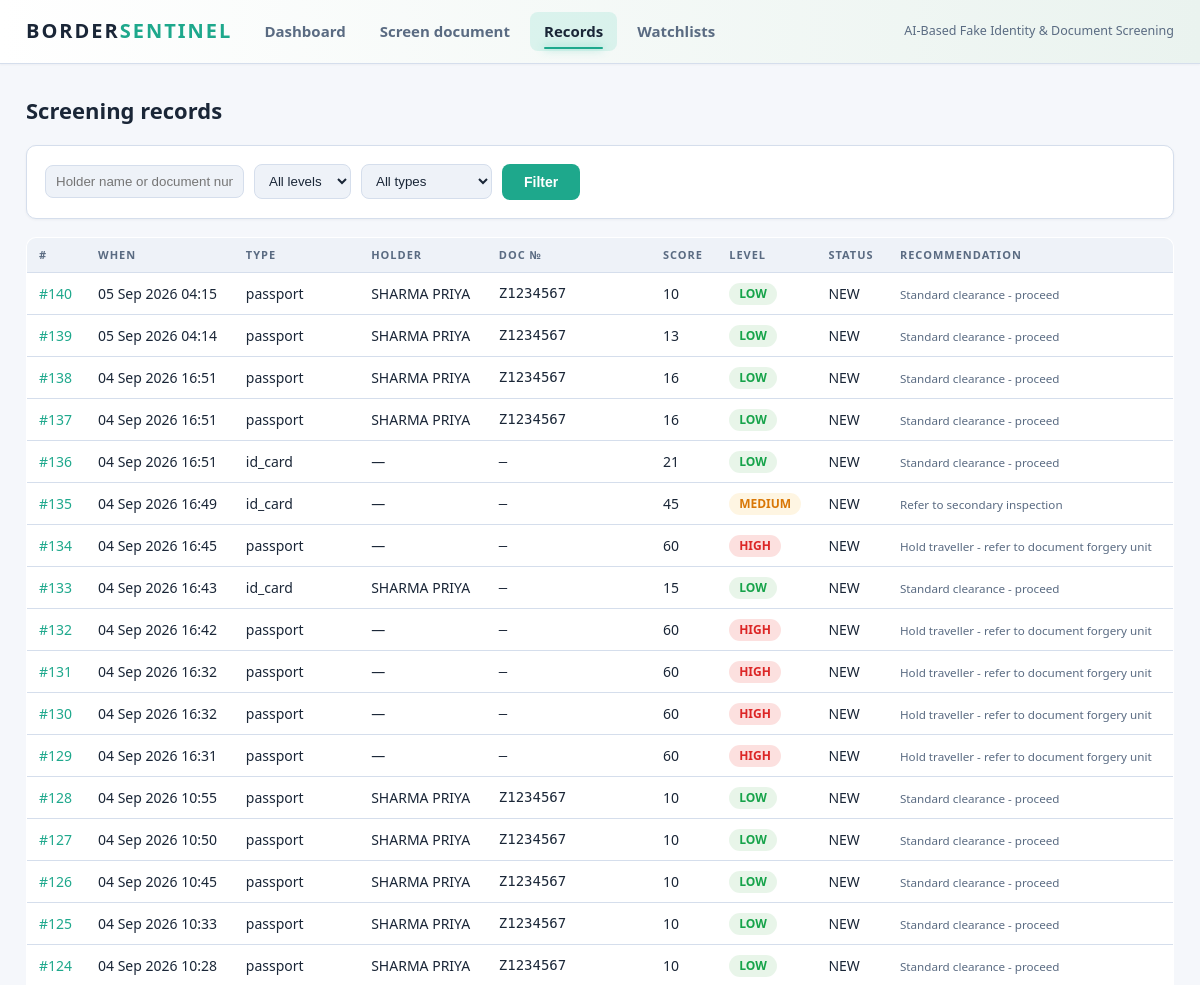
Page /records/ (upper part) on the earlier database version.
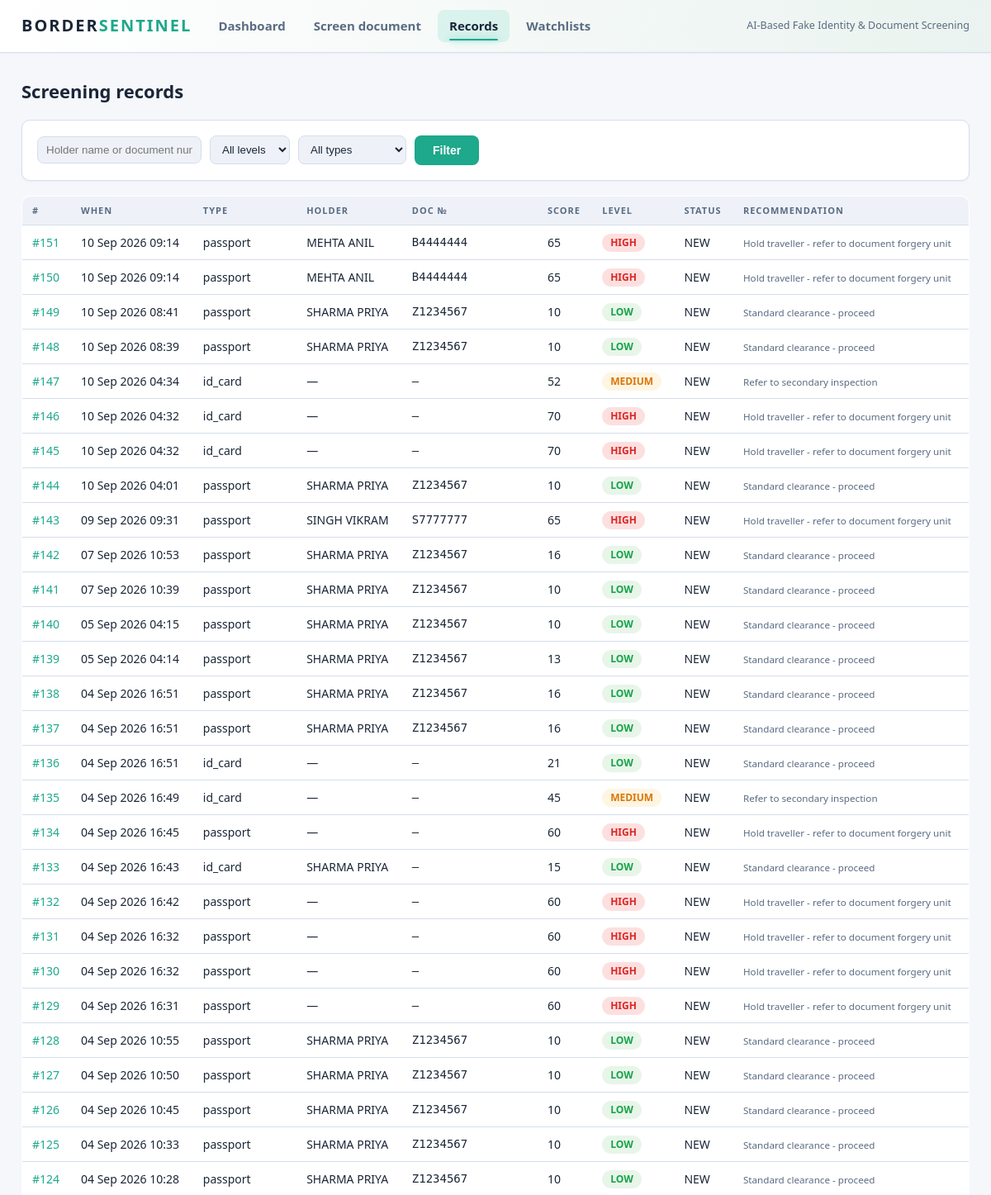
Same page on the later database version.
### screening/models.py (models this page shows, shortened)
class ScreeningRecord(models.Model):
    DOC_TYPES = [
        ("passport", "Passport"),
        ("visa", "Visa"),
        ("id_card", "National ID"),
        ("driving_license", "Driving Licence"),
        ("permit", "Permit"),
    ]
    LEVELS = [("LOW", "LOW"), ("MEDIUM", "MEDIUM"), ("HIGH", "HIGH")]
    STATUSES = [
        ("NEW", "New"), ("REVIEWED", "Reviewed"),
        ("CLEARED", "Cleared"), ("FLAGGED", "Flagged"),
    ]
    created_at = models.DateTimeField(auto_now_add=True)
    doc_type = models.CharField(max_length=30, choices=DOC_TYPES)
    original = models.FileField(upload_to="documents/")
    live_photo = models.FileField(upload_to="live/", null=True, blank=True)
    holder_name = models.CharField(max_length=160, blank=True, default="")
    doc_number = models.CharField(max_length=30, blank=True, default="", db_index=True)
    risk_score = models.IntegerField(default=0)
    risk_level = models.CharField(max_length=8, choices=LEVELS, default="LOW")
    recommendation = models.CharField(max_length=120, blank=True, default="")
    status = models.CharField(max_length=10, choices=STATUSES, default="NEW")
    review_note = models.TextField(blank=True, default="")
    ocr_confidence = models.FloatField(null=True, blank=True)
    processing_ms = models.IntegerField(default=0)
    fields_json = models.JSONField(default=dict, blank=True)
    checks_json = models.JSONField(default=list, blank=True)
    tamper_json = models.JSONField(default=dict, blank=True)
    face_json = models.JSONField(default=dict, blank=True)
    scoring_json = models.JSONField(default=dict, blank=True)
    annotated = models.CharField(max_length=255, blank=True, default="")
    integrity_hash = models.CharField(max_length=64, blank=True, default="")
    class Meta:
        ordering = ["-created_at"]

### screening/views.py (the view)
# urls.py: path("records/", views.records_list, name="records"),
def records_list(request):
    qs = ScreeningRecord.objects.all()
    q = request.GET.get("q", "").strip()
    level = request.GET.get("level", "").strip()
    dtype = request.GET.get("type", "").strip()
    if q:
        qs = qs.filter(Q(holder_name__icontains=q) | Q(doc_number__icontains=q))
    if level:
        qs = qs.filter(risk_level=level)
    if dtype:
        qs = qs.filter(doc_type=dtype)
    return render(request, "screening/records.html", {
        "records": qs[:100], "q": q, "level": level, "dtype": dtype,
        "doc_types": DOC_TYPES, "levels": ["LOW", "MEDIUM", "HIGH"],
    })

### screening/templates/screening/records.html (shortened to what this page needs)
{% extends "screening/base.html" %}
{% block content %}
<h1>Screening records</h1>
<form method="get" class="panel" style="display:flex;gap:10px;align-items:center;flex-wrap:wrap">
  <input name="q" value="{{ q }}" placeholder="Holder name or document number">
  <select name="level">
    <option value="">All levels</option>
  </select>
  <select name="type">
    <option value="">All types</option>
  </select>
  <button>Filter</button>
</form>
<table>
  <tr><th>#</th><th>When</th><th>Type</th><th>Holder</th><th>Doc №</th><th>Score</th><th>Level</th><th>Status</th><th>Recommendation</th></tr>
  {% for r in records %}
  <tr>
    <td><a href="{% url 'screening:record' r.pk %}">#{{ r.pk }}</a></td>
    <td>{{ r.created_at|date:"d M Y H:i" }}</td>
    <td>{{ r.doc_type }}</td>
    <td>{{ r.holder_name|default:"—" }}</td>
    <td class="mono">{{ r.doc_number|default:"—" }}</td>
    <td>{{ r.risk_score }}</td>
    <td><span class="badge {{ r.risk_level }}">{{ r.risk_level }}</span></td>
    <td>{{ r.status }}</td>
    <td><small class="muted">{{ r.recommendation }}</small></td>
  </tr>
  {% empty %}<tr><td colspan="9"><small class="muted">Nothing matches the filter.</small></td></tr>{% endfor %}
</table>
{% endblock %}

### screening/templates/screening/base.html (shortened to what this page needs)
{% load static %}<!doctype html>
<html lang="en">
<head>
<link rel="stylesheet" href="{% static 'screening/main.css' %}?v=light2">
</head>
<body>
<header class="top">
  <div class="logo">BORDER<span>SENTINEL</span></div>
  <nav class="main">
    {% with url_name=request.resolver_match.url_name %}
    <a href="{% url 'screening:dashboard' %}" class="{% if url_name == 'dashboard' %}active{% endif %}">Dashboard</a>
    <a href="{% url 'screening:upload' %}" class="{% if url_name == 'upload' %}active{% endif %}">Screen document</a>
    <a href="{% url 'screening:records' %}" class="{% if url_name == 'records' or url_name == 'record' %}active{% endif %}">Records</a>
    <a href="{% url 'screening:watchlist' %}" class="{% if url_name == 'watchlist' %}active{% endif %}">Watchlists</a>
    {% endwith %}
  </nav>
  <small style="margin-left:auto;color:var(--muted)">AI-Based Fake Identity &amp; Document Screening</small>
</header>
<main>
{% block content %}{% endblock %}
</main>
</body>
</html>

### screening/static/screening/main.css (style rules this page uses)
:root { --bg: #f5f7fb; --panel: #ffffff; --panel2: #eef2f8; --line: #d5deec; --text: #1a2637; --muted: #5a6b82; --accent: #1ea88c; --warn: #d97706; --high: #dc2626; --ok: #16a34a; }
* { box-sizing: border-box; }
body { margin: 0; background: var(--bg); color: var(--text); font: 15px/1.5 "Segoe UI", system-ui, sans-serif; }
a { color: var(--accent); text-decoration: none; }
header.top { display: flex; align-items: center; gap: 18px; background: linear-gradient(90deg, #ffffff, #eaf3ef); border-bottom: 1px solid var(--line); padding: 12px 26px; box-shadow: 0 1px 2px rgba(15, 30, 60, 0.04); }
header.top .logo { font-size: 20px; font-weight: 700; letter-spacing: 2px; }
header.top .logo span { color: var(--accent); }
nav.main { display: flex; gap: 6px; }
nav.main a { position: relative; color: var(--muted); font-weight: 600; padding: 8px 14px; border-radius: 8px; transition: color .18s ease, background .18s ease; }
nav.main a.active { color: var(--text); background: rgba(55, 200, 171, 0.14); }
nav.main a.active::after { content: ""; position: absolute; left: 14px; right: 14px; bottom: 2px; height: 2px; border-radius: 2px; background: var(--accent); box-shadow: 0 0 8px rgba(55, 200, 171, 0.7); }
main { padding: 24px 26px 60px; max-width: 1280px; margin: 0 auto; }
h1 { font-size: 22px; margin: 6px 0 18px; }
table { width: 100%; border-collapse: collapse; background: var(--panel); border: 1px solid var(--line); border-radius: 10px; overflow: hidden; }
th, td { padding: 9px 12px; text-align: left; border-bottom: 1px solid var(--line); font-size: 14px; }
th { color: var(--muted); text-transform: uppercase; font-size: 11px; letter-spacing: 1px; background: var(--panel2); }
.badge { display: inline-block; padding: 2px 10px; border-radius: 20px; font-size: 12px; font-weight: 700; }
.badge.LOW { background: rgba(102,187,106,.15); color: var(--ok); }
.badge.MEDIUM { background: rgba(245,184,61,.15); color: var(--warn); }
.badge.HIGH { background: rgba(239,83,80,.18); color: var(--high); }
.panel { background: var(--panel); border: 1px solid var(--line); border-radius: 10px; padding: 18px; margin-bottom: 18px; box-shadow: 0 1px 3px rgba(15, 30, 60, 0.05); }
input, select, textarea { background: var(--panel2); color: var(--text); border: 1px solid var(--line); border-radius: 8px; padding: 8px 10px; }
button, .btn { background: var(--accent); color: #ffffff; border: none; border-radius: 8px; padding: 10px 22px; font-weight: 700; cursor: pointer; font-size: 14px; }
.mono { font-family: ui-monospace, "DejaVu Sans Mono", monospace; }
small.muted { color: var(--muted); }

Differences in the rows shown:
added ScreeningRecord: pk "151", created_at "10 Sep 2026 09:14", doc_type "passport", holder_name "MEHTA ANIL", doc_number "B4444444", risk_score "65", risk_level "HIGH", status "NEW", recommendation "Hold traveller - refer to document forgery unit"
added ScreeningRecord: pk "150", created_at "10 Sep 2026 09:14", doc_type "passport", holder_name "MEHTA ANIL", doc_number "B4444444", risk_score "65", risk_level "HIGH", status "NEW", recommendation "Hold traveller - refer to document forgery unit"
added ScreeningRecord: pk "149", created_at "10 Sep 2026 08:41", doc_type "passport", holder_name "SHARMA PRIYA", doc_number "Z1234567", risk_score "10", risk_level "LOW", status "NEW", recommendation "Standard clearance - proceed"
added ScreeningRecord: pk "148", created_at "10 Sep 2026 08:39", doc_type "passport", holder_name "SHARMA PRIYA", doc_number "Z1234567", risk_score "10", risk_level "LOW", status "NEW", recommendation "Standard clearance - proceed"
added ScreeningRecord: pk "147", created_at "10 Sep 2026 04:34", doc_type "id_card", holder_name "—", doc_number "—", risk_score "52", risk_level "MEDIUM", status "NEW", recommendation "Refer to secondary inspection"
added ScreeningRecord: pk "146", created_at "10 Sep 2026 04:32", doc_type "id_card", holder_name "—", doc_number "—", risk_score "70", risk_level "HIGH", status "NEW", recommendation "Hold traveller - refer to document forgery unit"
added ScreeningRecord: pk "145", created_at "10 Sep 2026 04:32", doc_type "id_card", holder_name "—", doc_number "—", risk_score "70", risk_level "HIGH", status "NEW", recommendation "Hold traveller - refer to document forgery unit"
added ScreeningRecord: pk "144", created_at "10 Sep 2026 04:01", doc_type "passport", holder_name "SHARMA PRIYA", doc_number "Z1234567", risk_score "10", risk_level "LOW", status "NEW", recommendation "Standard clearance - proceed"
added ScreeningRecord: pk "143", created_at "09 Sep 2026 09:31", doc_type "passport", holder_name "SINGH VIKRAM", doc_number "S7777777", risk_score "65", risk_level "HIGH", status "NEW", recommendation "Hold traveller - refer to document forgery unit"
added ScreeningRecord: pk "142", created_at "07 Sep 2026 10:53", doc_type "passport", holder_name "SHARMA PRIYA", doc_number "Z1234567", risk_score "16", risk_level "LOW", status "NEW", recommendation "Standard clearance - proceed"
added ScreeningRecord: pk "141", created_at "07 Sep 2026 10:39", doc_type "passport", holder_name "SHARMA PRIYA", doc_number "Z1234567", risk_score "10", risk_level "LOW", status "NEW", recommendation "Standard clearance - proceed"
